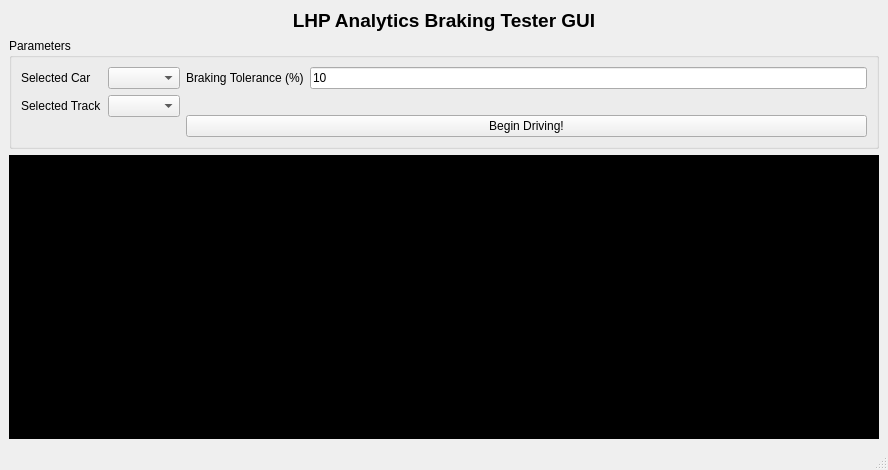
<?xml version="1.0" encoding="UTF-8"?>
<ui version="4.0">
 <class>MainWindow</class>
 <widget class="QMainWindow" name="MainWindow">
  <property name="geometry">
   <rect>
    <x>0</x>
    <y>0</y>
    <width>888</width>
    <height>470</height>
   </rect>
  </property>
  <property name="windowTitle">
   <string>MainWindow</string>
  </property>
  <widget class="QWidget" name="centralwidget">
   <layout class="QGridLayout" name="gridLayout_5">
    <item row="0" column="0">
     <layout class="QGridLayout" name="gridLayout_4">
      <item row="1" column="1">
       <widget class="QGroupBox" name="groupBox">
        <property name="title">
         <string>Parameters</string>
        </property>
        <layout class="QGridLayout" name="gridLayout_3">
         <item row="0" column="0">
          <layout class="QGridLayout" name="gridLayout_2">
           <item row="0" column="0">
            <widget class="QLabel" name="label_2">
             <property name="text">
              <string>Selected Car</string>
             </property>
            </widget>
           </item>
           <item row="0" column="1">
            <widget class="QComboBox" name="vehicleBox"/>
           </item>
           <item row="1" column="0">
            <widget class="QLabel" name="label_3">
             <property name="text">
              <string>Selected Track</string>
             </property>
            </widget>
           </item>
           <item row="1" column="1">
            <widget class="QComboBox" name="trackBox"/>
           </item>
           <item row="2" column="0">
            <widget class="QLabel" name="label_2">
             <property name="text">
              <string></string>
             </property>
            </widget>
           </item>
           <item row="2" column="1">
            <widget class="QLabel" name="label_2">
             <property name="text">
              <string></string>
             </property>
            </widget>
           </item>
          </layout>
         </item>
         <item row="0" column="1">
          <layout class="QVBoxLayout" name="verticalLayout">
           <item>
            <layout class="QGridLayout" name="gridLayout">
             <item row="0" column="0">
              <widget class="QLabel" name="label_5">
               <property name="text">
                <string>Braking Tolerance (%)</string>
               </property>
              </widget>
             </item>
             <item row="0" column="1">
              <widget class="QLineEdit" name="lineEdit_3">
               <property name="text">
                <string>10</string>
               </property>
              </widget>
             </item>
             <item row="1" column="0">
              <widget class="QLabel" name="label_6">
               <property name="text">
                <string></string>
               </property>
              </widget>
             </item>
             <item row="1" column="1">
              <widget class="QLabel" name="label_6">
               <property name="text">
                <string></string>
               </property>
              </widget>
             </item>
            </layout>
           </item>
           <item>
            <widget class="QPushButton" name="pushButton">
             <property name="text">
              <string>Begin Driving!</string>
             </property>
            </widget>
           </item>
          </layout>
         </item>
        </layout>
       </widget>
      </item>
      <item row="2" column="1">
       <widget class="QWidget" name="widget" native="true">
        <property name="styleSheet">
         <string notr="true">background-color: rgb(0, 0, 0);</string>
        </property>
       </widget>
      </item>
      <item row="0" column="1">
       <widget class="QLabel" name="label">
        <property name="text">
         <string>&lt;html&gt;&lt;head/&gt;&lt;body&gt;&lt;p&gt;&lt;span style=&quot; font-size:14pt; font-weight:600;&quot;&gt;LHP Analytics Braking Tester GUI&lt;/span&gt;&lt;/p&gt;&lt;/body&gt;&lt;/html&gt;</string>
        </property>
        <property name="alignment">
         <set>Qt::AlignCenter</set>
        </property>
       </widget>
      </item>
      <item row="3" column="1">
       <spacer name="horizontalSpacer">
        <property name="orientation">
         <enum>Qt::Horizontal</enum>
        </property>
        <property name="sizeHint" stdset="0">
         <size>
          <width>778</width>
          <height>0</height>
         </size>
        </property>
       </spacer>
      </item>
      <item row="2" column="0">
       <spacer name="verticalSpacer">
        <property name="orientation">
         <enum>Qt::Vertical</enum>
        </property>
        <property name="sizeHint" stdset="0">
         <size>
          <width>0</width>
          <height>40</height>
         </size>
        </property>
       </spacer>
      </item>
     </layout>
    </item>
   </layout>
  </widget>
  <widget class="QStatusBar" name="statusbar"/>
   <widget class="QStatusBar" name="statusbar"/>
 </widget>
 <resources/>
 <connections/>
</ui>
